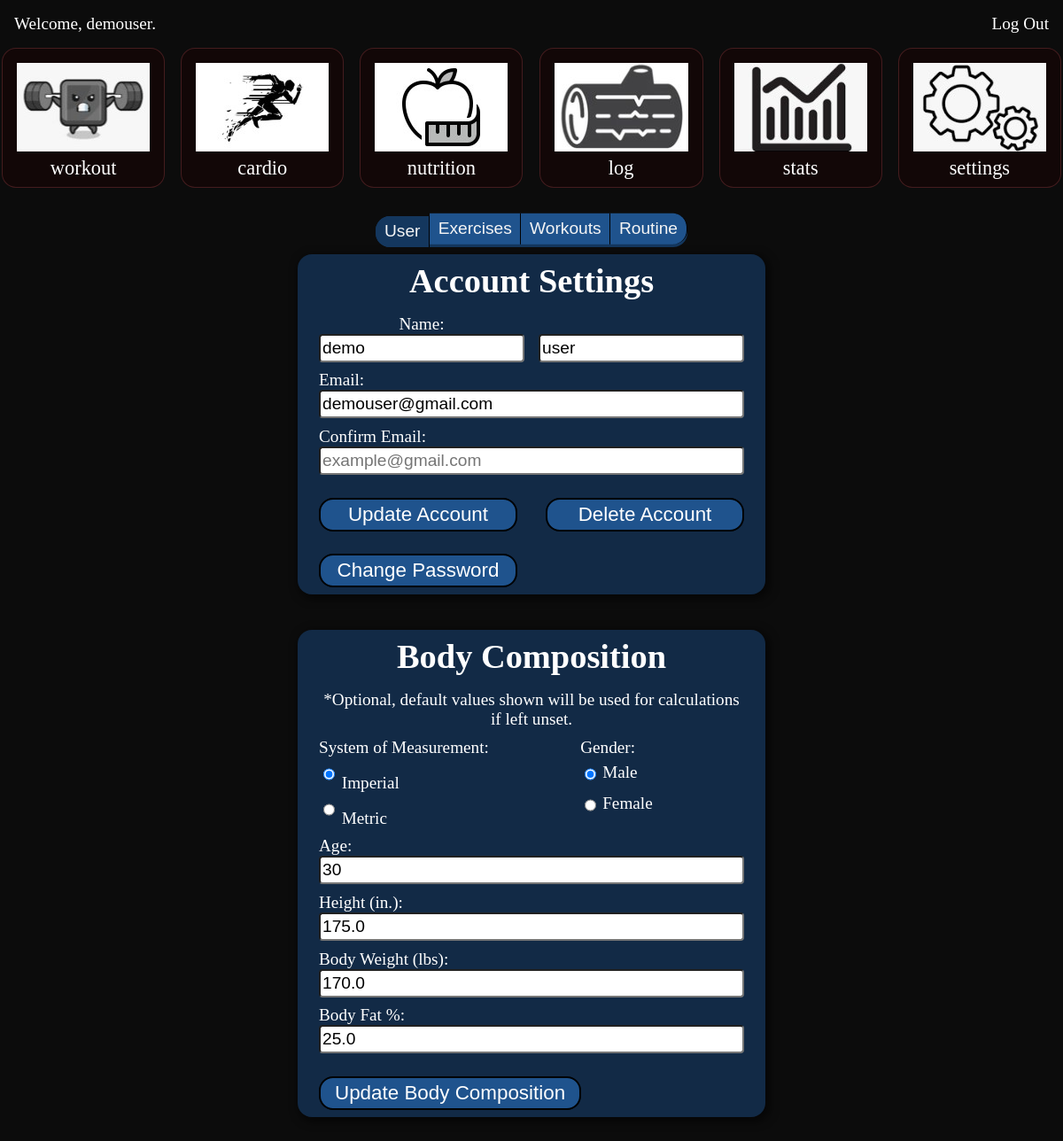
Screenshot of /user/settings/ (signed in) with the database file from the repository.
### users/models.py (models this page shows, shortened)
class User(AbstractUser):
    email = models.EmailField(unique=True, max_length=255)
    first_name = models.CharField(
        max_length=30,
        validators=[MinLengthValidator(2), RegexValidator(r"^[a-zA-Z]*$")],
        default="first",
    )
    last_name = models.CharField(
        max_length=30,
        validators=[MinLengthValidator(2), RegexValidator(r"^[a-zA-Z]*$")],
        default="last",
    )
    def distance_unit(self):
        system_of_measurement = (
            UserBodyCompositionSetting.objects.filter(user=self.id)
            .first()
            .system_of_measurement
        )
        if system_of_measurement == "Imperial":
            return "mi"
        else:
            return "km"
    def weight_unit(self):
        system_of_measurement = (
            UserBodyCompositionSetting.objects.filter(user=self.id)
            .first()
            .system_of_measurement
        )
        if system_of_measurement == "Imperial":
            return "Lbs"
        else:
            return "Kg"

class UserBodyCompositionSetting(models.Model):
    GENDER_CHOICES = [
        ("M", "Male"),
        ("F", "Female"),
    ]
    MEASUREMENT_CHOICES = [
        ("Imperial", "Imperial"),
        ("Metric", "Metric"),
    ]
    user = models.ForeignKey(User, on_delete=models.CASCADE)
    system_of_measurement = models.CharField(
        max_length=8, choices=MEASUREMENT_CHOICES, default="Imperial"
    )
    gender = models.CharField(max_length=1, choices=GENDER_CHOICES, default="M")
    height = models.FloatField(
        default=70, validators=[MinValueValidator(20.0), MaxValueValidator(270.0)]
    )
    body_weight = models.FloatField(
        default=160, validators=[MinValueValidator(30.0), MaxValueValidator(1000.0)]
    )
    body_fat = models.FloatField(
        default=20, validators=[MinValueValidator(5.0), MaxValueValidator(60.0)]
    )
    age = models.PositiveIntegerField(
        default=30, validators=[MinValueValidator(1), MaxValueValidator(120)]
    )

### users/views.py (the view)
# urls.py: path("settings/", views.UserSettingsView.as_view(), name="user_settings"),
class UserSettingsView(LoginRequiredMixin, FormView):
    form_class = UpdateAccountForm
    form_class2 = UserBodyCompositionForm
    def get(self, request, *args, **kwargs):
        user_account_form = UpdateAccountForm(instance=self.request.user)
        user_settings_instance = UserBodyCompositionSetting.objects.filter(
            user=self.request.user
        ).first()
        user_body_composition_form = UserBodyCompositionForm(
            instance=user_settings_instance
        )
        if request.headers.get("fetch") == "True":
            return render(
                request,
                "users/settings.html",
                {
                    "form": user_account_form,
                    "form2": user_body_composition_form,
                },
            )
        else:
            modules = ["workout", "cardio", "nutrition", "log", "stats", "settings"]
            return render(
                request,
                "base/index.html",
                {
                    "modules": modules,
                    "form": user_account_form,
                    "form2": user_body_composition_form,
                    "template_content": "users/settings.html",
                },
            )

### users/forms.py (shortened to what this page needs)
class UpdateAccountForm(forms.ModelForm):
    first_name = get_name_field("first")
    last_name = get_name_field("last")
    email = get_email_field()
    confirm_email = get_email_field(
        label_prefix="Confirm ", id_prefix="confirm_", required=False
    )
    class Meta:
        model = User
        fields = ["first_name", "last_name", "email", "confirm_email"]

### templates/base/index.html (shortened to what this page needs)
{% extends "base/base.html" %}
{% load static %}
{% block head %}
  <link rel="stylesheet" href="{% static 'workout/css/index.css' %}">
  <link rel="stylesheet" href="{% static 'css/drag_and_drop.css' %}">
  <link rel="stylesheet" href="{% static 'css/animated_checkbox.css' %}">
{% endblock %}
{% block header %}
{% include "base/header.html" %}
{% endblock %}
{% block content %}
  <div class="modules-container">
    {% for module in modules %}
      {% include "base/module.html" %}
    {% endfor %}
  </div>
  <div id="content">
    {% if template_content%}
      {% include template_content %}
    {% elif calendar %}
      {{ calendar|safe }}
    {% endif %}
  </div>
{% endblock %}

### templates/base/base.html (shortened to what this page needs)
{% load static %}
<!DOCTYPE html>
<html lang="en">
<head>
  <link href="{% static 'css/styles.css' %}" rel="stylesheet">
  {% block head %} {% endblock %}
</head>
<body>
  <div class="container">
    {% block header %}{% endblock %}
    {% block content %}
    {% endblock %}
  </div>
</body>
</html>

### templates/base/header.html
<header>
  <div id="greeting">
    Welcome, {{ user.username }}.
  </div>
  <div>
    <a id="logout" href="{% url 'logout' %}">Log Out</a>
  </div>
</header>

### templates/base/module.html
{% load static %}
<div class="module" id="{{ module }}">
  <div class="module-img">
    {% with 'img/'|add:module|add:'.jpg' as module_image %}
    <img src="{% static module_image %}">
    {% endwith %}
  </div>
  <div class="module-name">
    {{ module }}
  </div>
</div>

### templates/users/settings.html
<div class="button_group_round">
  <button type="button" class="button_back active" data-group="1">
    <span class="button_front" id="user">
      User
    </span>
  </button>
  <button type="button" class="button_back" value="12" data-group="1">
    <span class="button_front" id="exercises">
      Exercises
    </span>
  </button>
  <button type="button" class="button_back" value="12" data-group="1">
    <span class="button_front" id="workouts">
      Workouts
    </span>
  </button>
  <button type="button" class="button_back" value="6" data-group="1">
    <span class="button_front" id="routine">
      Routine
    </span>
  </button>
</div>
{% include "users/settings_form.html" %}

### templates/users/settings_form.html
<div class="settings" id="settings">
  <div class="inner_container account_settings" id="account_settings">
    {% include "users/account_settings_form.html" %}
  </div>
  <div class="inner_container body_composition_settings" id="body_composition_settings">
    {% include "users/body_composition_form.html" %}
  </div>
</div>

### templates/users/account_settings_form.html (shortened to what this page needs)
<h1>Account Settings</h1>
<form class="form" id="account_settings_form" method="POST">
  <div class="row" id="name">
    <div id="first_name" class="col">
      {{ form.first_name.label_tag }}
      {{ form.first_name }}
    </div>
    <div id="last_name">
      {{ form.last_name }}
    </div>
  </div>
  <div id="email" class="col">
    {{ form.email.label_tag }}
    {{ form.email }}
  </div>
  <div id="confirm_email" class="col">
    {{ form.confirm_email.label_tag }}
    {{ form.confirm_email }}
  </div>
  <div class="row space_between">
    <div>
      <button class="button" id="update_settings" type="button">Update Account</button>
    </div>
    <div>
      <button class="button" id="delete_account" type="button">Delete Account</button>
    </div>
  </div>
  <button class="button" id="change_password" type="button">Change Password</button>
</form>

### templates/users/body_composition_form.html (shortened to what this page needs)
<h1>Body Composition</h1>
<form class="form" id="body_composition_form" method="POST">
  <div id="optional">*Optional, default values shown will be used for calculations if left unset.</div>
  <div class="row grow">
    <div>
      {{ form2.system_of_measurement.label_tag }}
      {{ form2.system_of_measurement }}
    </div>
    <div id="gender">
      {{ form2.gender.label_tag }}
      {{ form2.gender }}
    </div>
  </div>
  <div id="age" class="col">
    {{ form2.age.label_tag }}
    {{ form2.age }}
  </div>
  <div id="height" class="col">
    {{ form2.height.label_tag }}
    {{ form2.height }}
  </div>
    <div id="body_weight" class="col">
    {{ form2.body_weight.label_tag }}
    {{ form2.body_weight }}
  </div>
    <div id="body_fat" class="col">
    {{ form2.body_fat.label_tag }}
    {{ form2.body_fat }}
  </div>
  <button class="button" id="update_body_composition" type="button">Update Body Composition</button>
</form>

### static/css/styles.css (style rules this page uses)
:root { display: flex; flex-grow: 1; justify-content: center; --background: #121212; --darkgray: #212121; --medgray: #3a414a; --lightgray: #6f7681; --form_background: rgba(20, 55, 94, .7); --light_font: rgb(255 255 255); --blue: #1f538d; --blue_font: #6884ff; --red_font: #ff004c; --font_color: #f5f5f5; --button_front_background: #1f538d; --button_back_background: #14375e; --button_background_hover: #2866a6; --green_font: #28a745; --light_green: #120707; --med_green: #202020; --dark_green: #080707; --border_highlight: #85383c70; --container_background: #0c0c0c; --body_color: #000000; min-width: 640px; }
* { box-sizing: border-box; }
body { display: flex; flex-direction: column; align-items: center; color: var(--light_font); background-color: var(--body_color); font-size: 1.2rem; height: 100%; width: 100%; margin: 0; min-height: 100vh; }
.container { display: flex; flex-direction: column; flex-grow: 1; align-items: center; width: 100%; height: 100%; background-color: var(--container_background); max-width: 1200px; }
#content { padding-top: 2rem; width: 100%; display: flex; flex-direction: column; align-items: center; }
.row { display: flex; flex-direction: row; width: 100%; }
.col { display: flex; flex-direction: column; }
input { border-radius: .25rem; height: 2rem; font-size: 1.2rem; }
input:not([type="checkbox"], [type="radio"], [type="date"]) { width: 100%; }
header { display: flex; flex-direction: row; justify-content: space-between; width: 100%; margin:1rem; padding: 0 1rem; }
.form { display: flex; flex-direction: row; flex-wrap: wrap; max-width: 30rem; width: 100%; gap: .6rem; }
.form > div { display: flex; flex-direction: column; width: 100%; }
a { color: var(--light_font); text-decoration: none; }
h1, h2 { text-align: center; margin:0 0 1rem; color: #ffffff; }
label { font-size: 1.2rem; }
.button { padding: .25rem 1rem; background-color: #1f538d; color: var(--light_font); border-radius: 1rem; text-align: center; font-size: 1.4rem; border: 2px solid black; margin-top: 1rem; min-width: 14rem; }
.inner_container .row { display: flex !important; flex-direction: row !important; flex-grow: 1; }
.inner_container { margin: .5rem 0 2rem; background-color: var(--form_background); padding: .5rem 1.5rem; border-radius: 1rem; box-shadow: 3px 3px 10px 3px rgba(0, 0, 0, .5); max-width: 40rem; }
.space_between { justify-content: space-between; }
.grow div { flex-grow: 1; }
body { user-select: none; }
#content { margin-bottom: 10rem; }

### static/workout/css/index.css (style rules this page uses)
span { color: rgb(250, 250, 250); }
input[type=number] { -moz-appearance: textfield; }
.module { display: flex; flex-direction: column; padding: 1rem 1rem .5rem; background-color: var(--light_green); border: 1px solid var(--border_highlight); border-radius: 1rem; text-align: center; font-size: 1.4rem; margin-bottom: 0; }
.modules-container { display: flex; flex-direction: row; flex-wrap: wrap; gap: 1rem; width: 100%; justify-content: space-evenly; }

### static/css/button_group.css (style rules this page uses)
.button_group_round { display: flex; flex-direction: row; justify-content: center; }
.button_group_round button:first-child span, .button_group_round button:first-child { border-radius: 1rem 0 0 1rem; }
.button_group_round button:last-child span, .button_group_round button:last-child { border-radius: 0 1rem 1rem 0; }
.button_group_round button { padding: 0; }
.button_front { display: block; background-color: var(--button_front_background); font-size: 1.2rem; transform: translateY(-.2rem); border: 0; border-right: 1px solid black; padding: .4rem .6rem; color: var(--font_color); }
.button_back { border: 0; background-color: var(--button_back_background); cursor: pointer; }
.button_back.active .button_front { transition: all .3s ease-in; transform: translateY(0); background-color: var(--button_back_background); }

### static/users/css/form.css (style rules this page uses)
form { display: flex; flex-direction: column; gap:.5rem; min-width: 20rem; max-width: 40rem; }
#name { align-items: flex-end; gap: 1rem; }
#gender label, #unit_of_measurement label { display: flex; flex-direction: row; align-items: center; gap: .25rem; }
#optional { text-align: center; }
#name div { width: 100%; align-items: center; justify-content: center; }
#name input { width: 100%; }

### static/users/css/settings.css (style rules this page uses)
.settings { width: 100%; display: flex; flex-direction: column; align-items: center; }

### rows the page displays
User: username "demouser", first_name "demo", last_name "user", email "demouser@gmail.com"
UserBodyCompositionSetting: system_of_measurement "☑ Imperial ☐ Metric", gender "☑ Male ☐ Female", age "30", height "175.0", body_weight "170.0", body_fat "25.0"

### other values shown
{{ module }} "workout" "cardio" "nutrition" "log" "stats" "settings"
